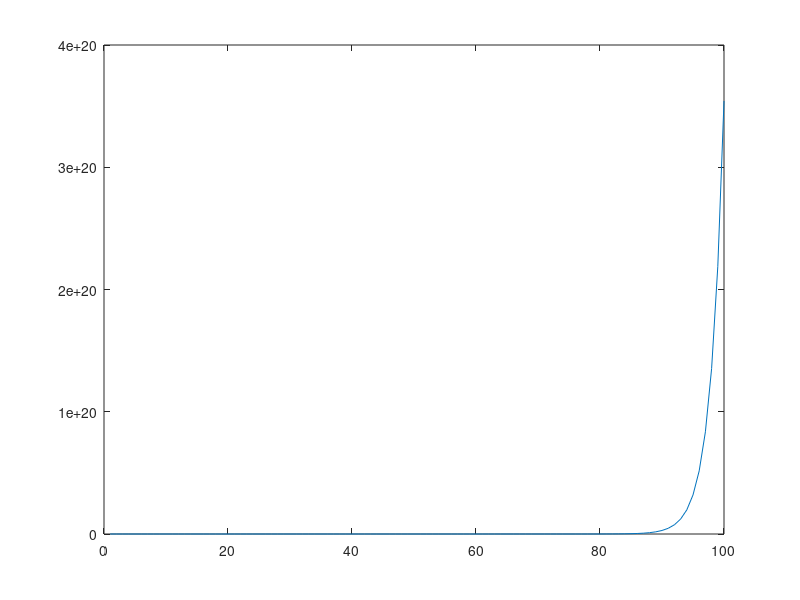

Source code (MATLAB):
%def: for i >= 3, F(i) = F(i-1) + F(i-2)
num = 100;
f1 = 1;
f2 = 1;
Fibo(:,1) = f1;
Fibo(:,2) = f2;
%loop update
for i = 3:num 
    Fibo(:,i) = Fibo(:,i-1) + Fibo(:,i-2);
end 
plot(Fibo)
clearvars;